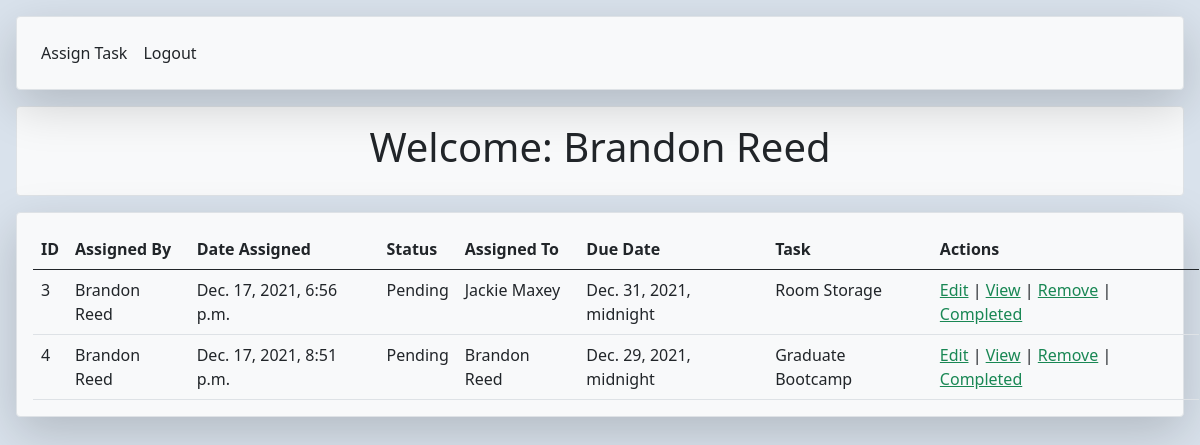
The page /all_tasks (signed in) on the database its author committed.
### team_task_manager_app/models.py (models this page shows)
class User(models.Model):
    first_name = models.CharField(max_length=255)
    last_name = models.CharField(max_length=255)
    email = models.CharField(max_length=255)
    password = models.CharField(max_length=255)
    phone_number = models.CharField(max_length=255)
    objects = UserManager()
    created_at = models.DateTimeField(auto_now_add=True)
    updated_at = models.DateTimeField(auto_now=True)

class Task(models.Model):
    title = models.CharField(max_length=255)
    description = models.TextField()
    due_date = models.DateTimeField(null=True)
    creator = models.ForeignKey(User, related_name="has_created_task", on_delete=models.CASCADE)
    assigned_user = ManyToManyField(User, related_name="users_tasks")
    user_likes = models.ManyToManyField(User, related_name='liked_posts')
    created_at = models.DateTimeField(auto_now_add=True)
    updated_at = models.DateTimeField(auto_now=True)
    objects = TaskManager()

### team_task_manager_app/views.py (the view)
# urls.py: path('all_tasks', views.all_tasks),
def all_tasks(request):
    context = {
        'this_user':User.objects.get(id = request.session['user_id']),
        'tasks':Task.objects.all(),
        'users': User.objects.all()
    }
    return render(request,'all_tasks.html', context)

### team_task_manager_app/templates/all_tasks.html (shortened to what this page needs)
<!DOCTYPE html>
<html lang="en">
<head>
    {% load static %}
    <link href="https://cdn.jsdelivr.net/npm/bootstrap@5.0.2/dist/css/bootstrap.min.css" rel="stylesheet">
    <link rel="stylesheet" href="{% static 'all_tasks.css' %}">
</head>
<body >
    <div class="m-3">
        <nav id ="nav" class="navbar bg-light navbar-expand-lg navbar-light shadow-lg p-3 mb-1 border rounded" >
            <div class="collapse navbar-collapse d-flex flex-row justify-content-between" id="navbarSupportedContent">
            <ul class="navbar-nav mr-auto" >
                <li class="nav-item">
                <a class="nav-link text-dark" href="/create_task">Assign Task</a>
                </li>
                <li class="nav-item">
                    <a class="nav-link text-dark" href="/logout">Logout</a>
                </li>
                </div>
            </div>
    <div class="d-flex border bg-light rounded-2 m-3 p-3 flex-row justify-content-center">
        <h1>Welcome: {{this_user.first_name}} {{this_user.last_name}}</h1>
    </div>
    <div id="table" class="bg-light border rounded-2 m-3 shadow-lg">
        <table class="table table-hover m-3 table-sm-responsive">
            <thead>
            <tr>
                <th>ID</th>
                <th>Assigned By</th>
                <th>Date Assigned</th>
                <th>Status</th>
                <th>Assigned To</th>
                <th>Due Date</th>
                <th>Task</th>
                <th>Actions</th>
            </tr>
            </thead>
            <tbody>
            {% for task in tasks %}
            <tr>
                <td>{{task.id}}</td>
                <td>{{task.creator.first_name}} {{task.creator.last_name}}</td>
                <td>{{task.created_at}}</td>
                <td>Pending</td>
                <td>
                    {% for user in task.assigned_user.all %}
                    {{user.first_name}} {{user.last_name}}
                    {% endfor %}
                </td>
                <td>{{task.due_date}}</td>
                <td>{{task.title}}</td>
                <td><a href="/edit_task/{{task.id}}" class="text-success">Edit</a> | <a href="/view_task/{{task.id}}" class="text-success">View</a> | <a href="/delete/{{task.id}}" class="text-success">Remove</a> | <a href="/complete_task/{{task.id}}" class="text-success">Completed</a></td>
            </tr>
            {% endfor %}
            </tbody>
        </table>
    </div>
</body>
</html>

### team_task_manager_app/static/all_tasks.css (style rules this page uses)
body { background-color: #D9E2EC; }

### rows shown on the page
User: first_name "Brandon", last_name "Reed"
Task: id "3", creator.first_name "Brandon", creator.last_name "Reed", created_at "Dec. 17, 2021, 6:56 p.m.", due_date "Dec. 31, 2021, midnight", title "Room Storage"
User: first_name "Jackie", last_name "Maxey"
Task: id "4", creator.first_name "Brandon", creator.last_name "Reed", created_at "Dec. 17, 2021, 8:51 p.m.", due_date "Dec. 29, 2021, midnight", title "Graduate Bootcamp"
